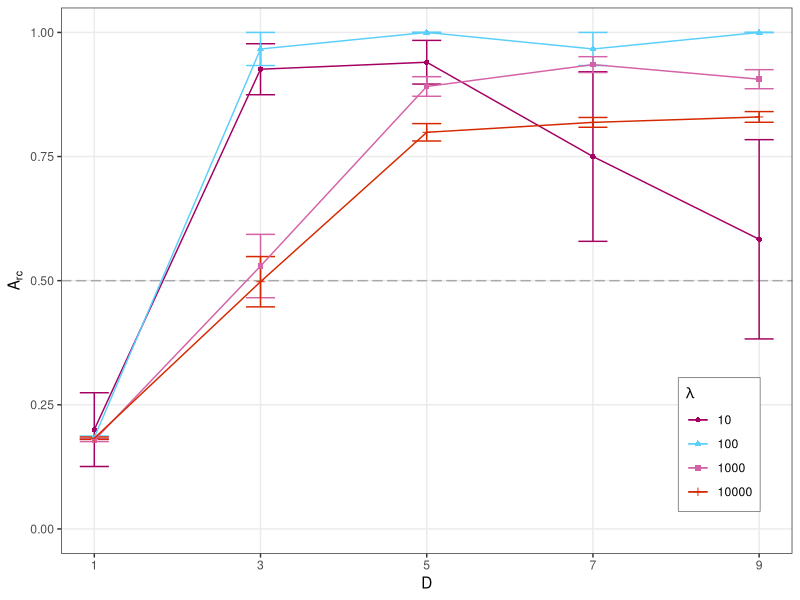
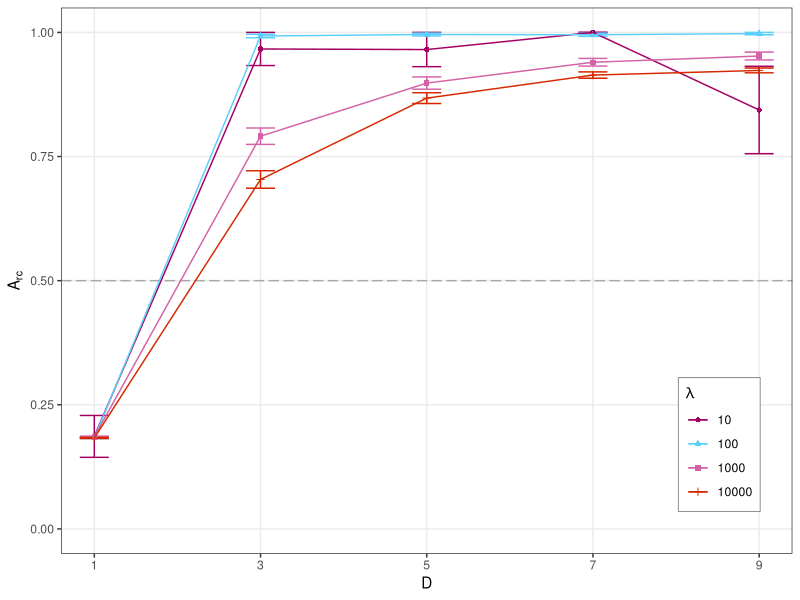
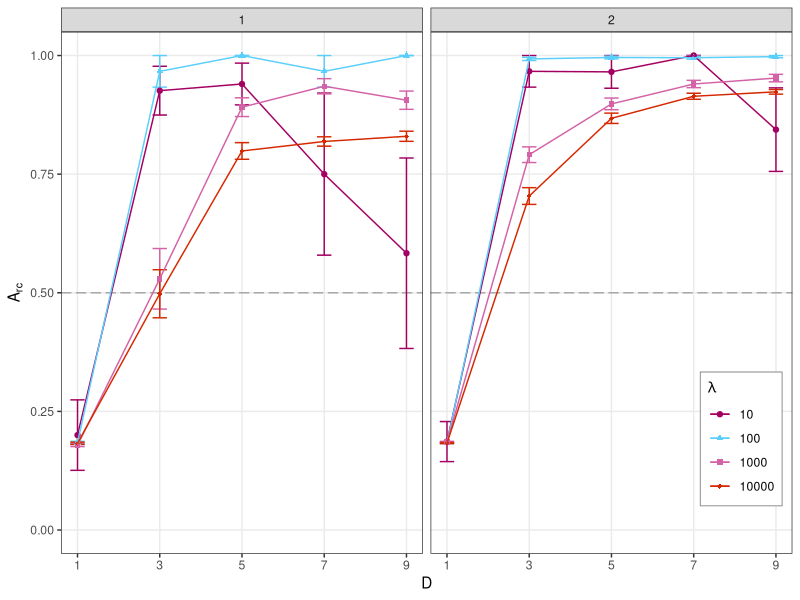
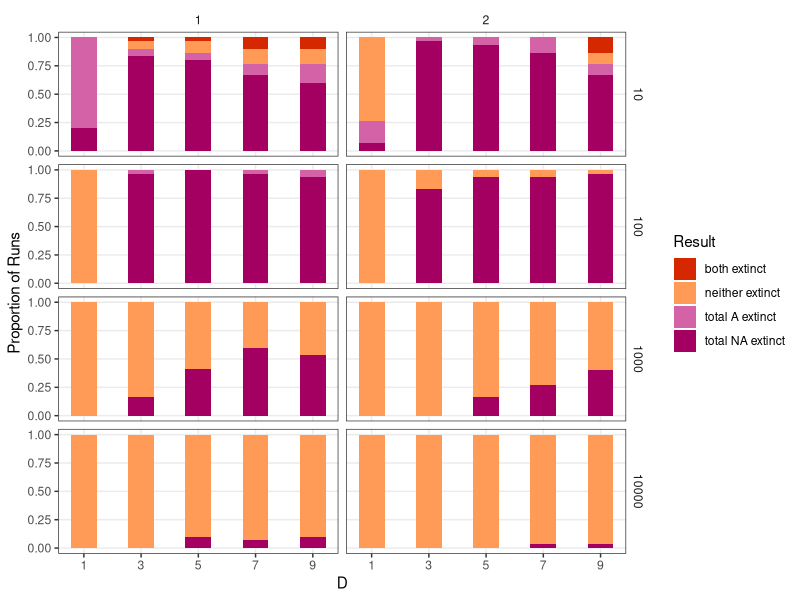
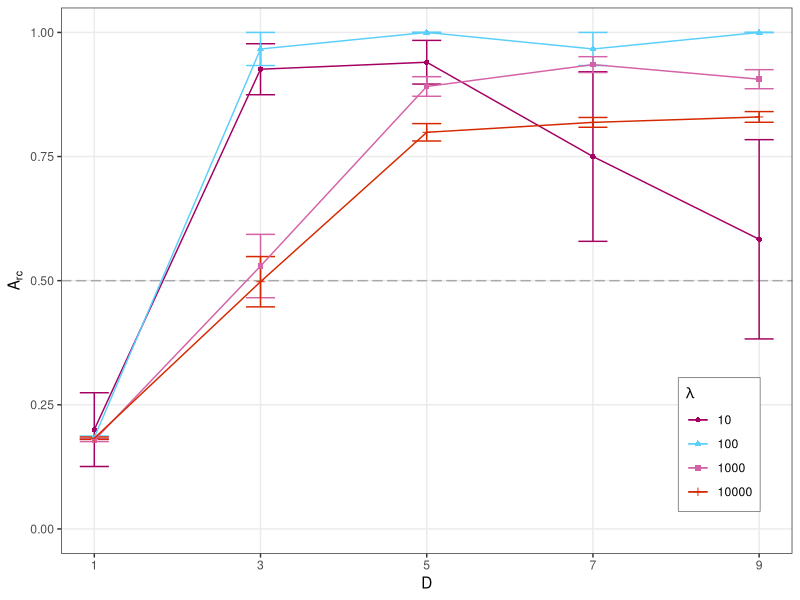
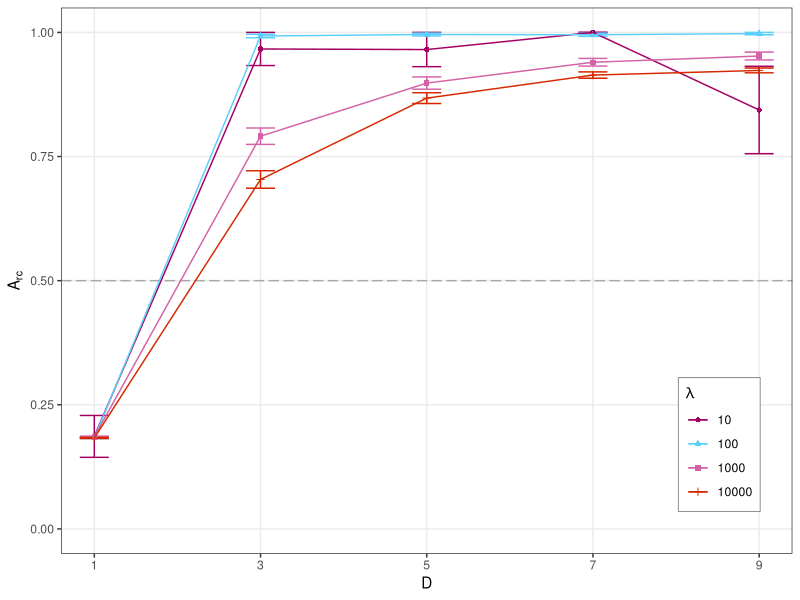
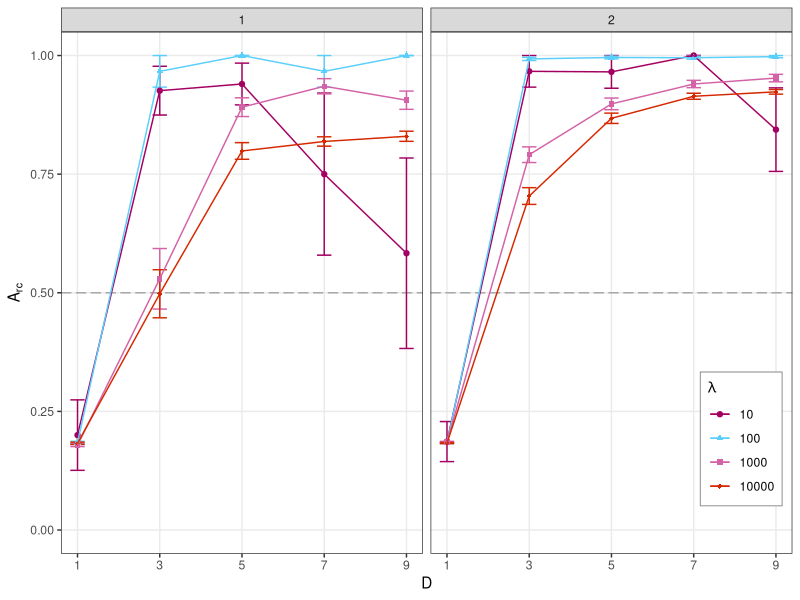
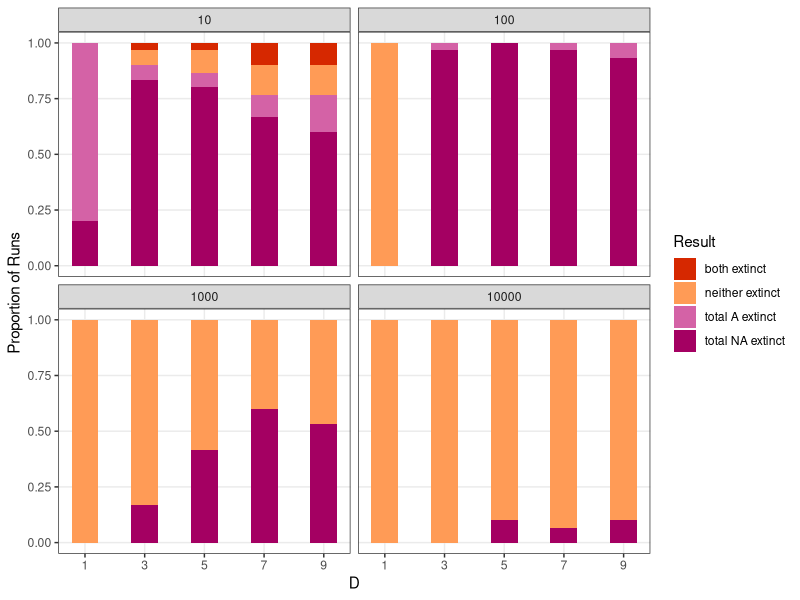

These figures' R source, in order:
# Analyzer for disturbance simulations

library(tidyverse)
library(patchwork)
library(plotrix)

data <- read.csv(file.path("Data", "3-dist", "dist_results_s1_complete.csv"))

# s1 results

ggplot(
    data = data,
    mapping = aes(x = separation_distance, y = Relative_concentration)
) +
    geom_hline(yintercept = 0.5, linetype = "longdash", color="darkgrey") +

    stat_summary(fun.data = "mean_se", geom="errorbar", width=0.35, mapping = aes(color=factor(disturb_freq))) +

    geom_point(stat = "summary", fun="mean", width=0.0005, mapping = aes(color=factor(disturb_freq), shape=factor(disturb_freq))) +
    geom_path(stat = "summary", fun="mean", mapping = aes(color=factor(disturb_freq))) +

    labs(
        x = "D",
        y = bquote(A[rc]),
        color = quote(lambda), shape = quote(lambda)
    ) +

    coord_cartesian(xlim=c(1, 9), ylim=c(0, 1)) +
    scale_x_continuous(breaks = c(1, 3, 5, 7, 9)) +
    scale_color_manual(values = c("#A40062", "#5BCFFB", "#D462A6", "#D62800")) +
    theme_bw() +
    theme(legend.position = c(0.9, 0.2), panel.grid.minor = element_blank(),
    legend.background = element_rect(colour="grey50", linewidth=0.3))
    ggsave(file.path("Analysis", "Figures", "dist_graph_s1.svg"), width = 6, height = 4)


# s2 results

data <- read.csv(file.path("Data", "3-dist", "dist_results_s2_complete.csv"))

ggplot(
    data = data,
    mapping = aes(x = separation_distance, y = Relative_concentration)
) +
    geom_hline(yintercept = 0.5, linetype = "longdash", color="darkgrey") +

    stat_summary(fun.data = "mean_se", geom="errorbar", width=0.35, mapping = aes(color=factor(disturb_freq))) +

    geom_point(stat = "summary", fun="mean", width=0.0005, mapping = aes(color=factor(disturb_freq), shape=factor(disturb_freq))) +
    geom_path(stat = "summary", fun="mean", mapping = aes(color=factor(disturb_freq))) +

    labs(
        x = "D",
        y = bquote(A[rc]),
        color = quote(lambda), shape = quote(lambda)
    ) +

    coord_cartesian(xlim = c(1, 9), ylim = c(0, 1)) +
    scale_x_continuous(breaks = c(1, 3, 5, 7, 9)) +
    scale_color_manual(values = c("#A40062", "#5BCFFB", "#D462A6", "#D62800")) +
    theme_bw() +
    theme(legend.position = c(0.9, 0.2), panel.grid.minor = element_blank(),
    legend.background = element_rect(colour="grey50", linewidth=0.3))
    ggsave(file.path("Analysis", "Figures", "dist_graph_s2.svg"), width = 6, height = 4)


# Merged results

s1_d <- read.csv(file.path("Data", "3-dist", "dist_results_s1_complete.csv"))
s2_d <- read.csv(file.path("Data", "3-dist", "dist_results_s2_complete.csv"))
data <- rbind(s1_d, s2_d)

ggplot(
    data = data,
    mapping = aes(x = separation_distance, y = Relative_concentration)
) +
    geom_hline(yintercept = 0.5, linetype = "longdash", color="darkgrey") +

    stat_summary(fun.data = "mean_se", geom="errorbar", width=0.35, mapping = aes(color=factor(disturb_freq))) +

    geom_point(stat = "summary", fun="mean", width=0.0005, mapping = aes(color=factor(disturb_freq), shape=factor(disturb_freq))) +
    geom_path(stat = "summary", fun="mean", mapping = aes(color=factor(disturb_freq))) +

    labs(
        x = "D",
        y = bquote(A[rc]),
        color = quote(lambda), shape = quote(lambda)
    ) +

    coord_cartesian(xlim = c(1, 9), ylim = c(0, 1)) +
    scale_x_continuous(breaks = c(1, 3, 5, 7, 9)) +
    scale_color_manual(values = c("#A40062", "#5BCFFB", "#D462A6", "#D62800")) +
    scale_shape_manual(values = c(19, 17, 15, 18)) +
    theme_bw() +
    theme(legend.position = c(0.93, 0.22), panel.grid.minor = element_blank(),
    legend.background = element_rect(colour="grey50", linewidth=0.3)) +
    facet_wrap(~sites)
    ggsave(file.path("Analysis", "Figures", "dist_graph_merged.svg"), width = 8, height = 4)


# Extinction results

ex_data_s1 <- read.csv(file.path("Data", "3-dist", "dist_results_s1_complete.csv"))
ex_data_s2 <- read.csv(file.path("Data", "3-dist", "dist_results_s2_complete.csv"))
ex_data <- rbind(ex_data_s1, ex_data_s2)

# Process extinction data so it is ggplot-usable

ex_data$extinction_total <- 0
ex_data$extinction_adsorbed <- 0
for (row in seq(nrow(ex_data))) {
    # work out adsorbed extinction rates
    if (ex_data$ad_A_extinct[row] == 1) {
        ex_data$extinction_adsorbed[row] = 'adsorbed A extinct'
    } else if (ex_data$ad_NA_extinct [row]== 1) {
        ex_data$extinction_adsorbed[row] = 'adsorbed NA extinct'
    } else if (ex_data$ad_none_extinct[row] == 1) {
        ex_data$extinction_adsorbed[row] = 'neither extinct'
    } else if (ex_data$ad_all_extinct[row] == 1) {
        ex_data$extinction_adsorbed[row] = 'both extinct'
    }
    
    # work out total extinction rates
    if (ex_data$tot_A_extinct[row] == 1) {
        ex_data$extinction_total[row] = 'total A extinct'
    } else if (ex_data$tot_NA_extinct [row]== 1) {
        ex_data$extinction_total[row] = 'total NA extinct'
    } else if (ex_data$tot_none_extinct[row] == 1) {
        ex_data$extinction_total[row] = 'neither extinct'
    } else if (ex_data$tot_all_extinct[row] == 1) {
        ex_data$extinction_total[row] = 'both extinct'
    }

}

# Make different plots for rings and total/adsorbed

# adsorbed

#ggplot(
#    data = subset(ex_data, sites==1),
#    mapping = aes(x = separation_distance, fill = extinction_adsorbed)) + 
#    geom_bar(position = "fill") +
#    facet_wrap(~factor(disturb_freq)) +
#    labs(
#        x = "D",
#        y = "Proportion of Runs",
#        color = "Result"
#    ) +
#    scale_x_continuous(breaks = c(1, 3, 5, 7, 9)) +
#    theme_bw() +
#    theme(panel.grid.minor = element_blank())
#    ggsave(file.path("Analysis", "Figures", "extinction_pies_s1_adsorbed.svg"), width = 8, height = 4)

#ggplot(
#    data = subset(ex_data, sites==2),
 #   mapping = aes(x = separation_distance, fill = extinction_adsorbed)) + 
 #   geom_bar(position = "fill") +
 #   facet_wrap(~factor(disturb_freq)) +
 #   labs(
 #       x = "D",
 #       y = "Proportion of Runs",
 #       color = "Result"
 #   ) +
 #   scale_x_continuous(breaks = c(1, 3, 5, 7, 9)) +
 #   theme_bw() +
 #   theme(panel.grid.minor = element_blank())
 #   ggsave(file.path("Analysis", "Figures", "extinction_pies_s2_adsorbed.svg"), width = 8, height = 4)


# total

colors = c("#D62800", "#FF9B56", "#D462A6", "#A40062")

ex_s1 <- ggplot(
    data = subset(ex_data, sites==1),
    mapping = aes(x = separation_distance, fill = extinction_total)) + 
    geom_bar(position = "fill") +
    facet_wrap(~factor(disturb_freq)) +
    labs(
        x = "D",
        y = "Proportion of Runs",
        fill = "Result",
        #title = "1 Ring"
    ) +
    scale_x_continuous(breaks = c(1, 3, 5, 7, 9)) +
    scale_fill_manual(values = colors) +
    theme_bw() +
    theme(panel.grid.minor = element_blank(), 
        #legend.position="none",
        )
    ggsave(file.path("Analysis", "Figures", "extinction_pies_s1_total.svg"), width = 8, height = 4)


ex_s2 <- ggplot(
    data = subset(ex_data, sites==2),
    mapping = aes(x = separation_distance, fill = extinction_total)) + 
    geom_bar(position = "fill") +
    facet_wrap(~factor(disturb_freq)) +
    labs(
        x = "D",
        y = "Proportion of Runs",
        fill = "Result",
        #title = "2 Rings"
    ) +
    scale_x_continuous(breaks = c(1, 3, 5, 7, 9)) +
    scale_fill_manual(values = colors) +
    theme_bw() +
    theme(panel.grid.minor = element_blank(),
    #axis.text.y = element_blank(),
    #axis.title.y = element_blank()
    )
    ggsave(file.path("Analysis", "Figures", "extinction_pies_s2_total.svg"), width = 8, height = 4)


# Combined total extinction plot

ggplot(
    data = subset(ex_data),
    mapping = aes(x = separation_distance, fill = extinction_total)) + 
    geom_bar(position = "fill") +
    facet_grid(factor(disturb_freq) ~ sites) +
    labs(
        x = "D",
        y = "Proportion of Runs",
        fill = "Result",
        #title = "2 Rings"
    ) +
    scale_x_continuous(breaks = c(1, 3, 5, 7, 9)) +
    scale_fill_manual(values = colors) +
    theme_bw() +
    theme(panel.grid.minor = element_blank(),
    strip.background = element_blank()
        )
    ggsave(file.path("Analysis", "Figures", "extinction_pies_total_merged.svg"), width = 8, height = 5)
